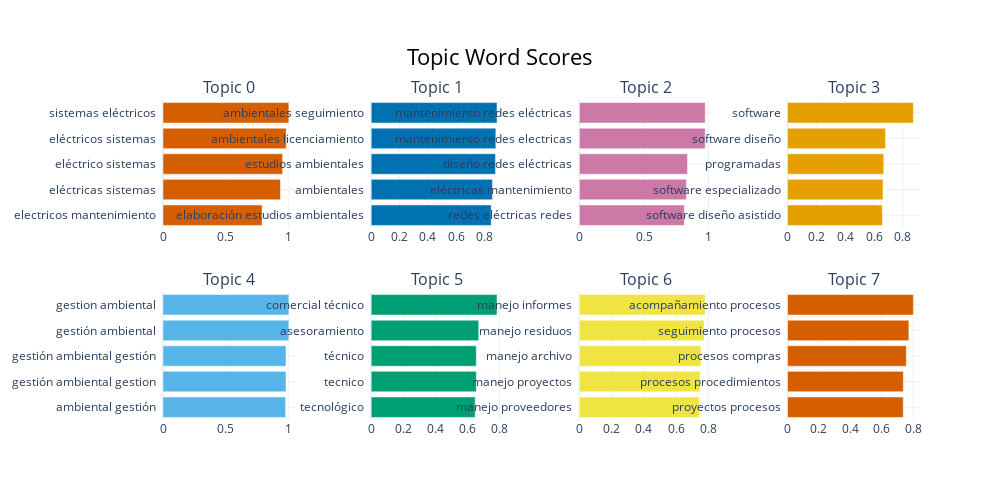

Here is the notebook cell this chart was saved with:
### Code cell
model.visualize_barchart()

### Figure 1 — Plotly figure (JSON) as saved in the notebook; plotly's stock layout.template omitted (floating-point values rounded to 4 significant figures)
{"data": [{"marker": {"color": "#D55E00"}, "orientation": "h", "type": "bar", "x": [0.7877, 0.9332, 0.9506, 0.9792, 1.0], "xaxis": "x", "y": ["electricos mantenimiento  ", "eléctricas sistemas  ", "eléctrico sistemas  ", "eléctricos sistemas  ", "sistemas eléctricos  "], "yaxis": "y"}, {"marker": {"color": "#0072B2"}, "orientation": "h", "type": "bar", "x": [0.8471, 0.856, 0.8777, 0.88, 0.8884], "xaxis": "x2", "y": ["elaboración estudios ambientales  ", "ambientales  ", "estudios ambientales  ", "ambientales licenciamiento  ", "ambientales seguimiento  "], "yaxis": "y2"}, {"marker": {"color": "#CC79A7"}, "orientation": "h", "type": "bar", "x": [0.8123, 0.828, 0.8366, 0.9733, 0.9733], "xaxis": "x3", "y": ["redes eléctricas redes  ", "eléctricas mantenimiento  ", "diseño redes eléctricas  ", "mantenimiento redes electricas  ", "mantenimiento redes eléctricas  "], "yaxis": "y3"}, {"marker": {"color": "#E69F00"}, "orientation": "h", "type": "bar", "x": [0.6584, 0.6625, 0.6679, 0.68, 0.8732], "xaxis": "x4", "y": ["software diseño asistido  ", "software especializado  ", "programadas  ", "software diseño  ", "software  "], "yaxis": "y4"}, {"marker": {"color": "#56B4E9"}, "orientation": "h", "type": "bar", "x": [0.9739, 0.9771, 0.9771, 1.0, 1.0], "xaxis": "x5", "y": ["ambiental gestión  ", "gestión ambiental gestion  ", "gestión ambiental gestión  ", "gestión ambiental  ", "gestion ambiental  "], "yaxis": "y5"}, {"marker": {"color": "#009E73"}, "orientation": "h", "type": "bar", "x": [0.6483, 0.6553, 0.6553, 0.6701, 0.7842], "xaxis": "x6", "y": ["tecnológico  ", "tecnico  ", "técnico  ", "asesoramiento  ", "comercial técnico  "], "yaxis": "y6"}, {"marker": {"color": "#F0E442"}, "orientation": "h", "type": "bar", "x": [0.7451, 0.7487, 0.7542, 0.7733, 0.7805], "xaxis": "x7", "y": ["manejo proveedores  ", "manejo proyectos  ", "manejo archivo  ", "manejo residuos  ", "manejo informes  "], "yaxis": "y7"}, {"marker": {"color": "#D55E00"}, "orientation": "h", "type": "bar", "x": [0.7371, 0.7374, 0.7566, 0.7727, 0.8015], "xaxis": "x8", "y": ["proyectos procesos  ", "procesos procedimientos  ", "procesos compras  ", "seguimiento procesos  ", "acompañamiento procesos  "], "yaxis": "y8"}], "layout": {"annotations": [{"font": {"size": 16}, "showarrow": false, "text": "Topic 0", "x": 0.0875, "xanchor": "center", "xref": "paper", "y": 1, "yanchor": "bottom", "yref": "paper"}, {"font": {"size": 16}, "showarrow": false, "text": "Topic 1", "x": 0.3625, "xanchor": "center", "xref": "paper", "y": 1, "yanchor": "bottom", "yref": "paper"}, {"font": {"size": 16}, "showarrow": false, "text": "Topic 2", "x": 0.6375, "xanchor": "center", "xref": "paper", "y": 1, "yanchor": "bottom", "yref": "paper"}, {"font": {"size": 16}, "showarrow": false, "text": "Topic 3", "x": 0.9125, "xanchor": "center", "xref": "paper", "y": 1, "yanchor": "bottom", "yref": "paper"}, {"font": {"size": 16}, "showarrow": false, "text": "Topic 4", "x": 0.0875, "xanchor": "center", "xref": "paper", "y": 0.4, "yanchor": "bottom", "yref": "paper"}, {"font": {"size": 16}, "showarrow": false, "text": "Topic 5", "x": 0.3625, "xanchor": "center", "xref": "paper", "y": 0.4, "yanchor": "bottom", "yref": "paper"}, {"font": {"size": 16}, "showarrow": false, "text": "Topic 6", "x": 0.6375, "xanchor": "center", "xref": "paper", "y": 0.4, "yanchor": "bottom", "yref": "paper"}, {"font": {"size": 16}, "showarrow": false, "text": "Topic 7", "x": 0.9125, "xanchor": "center", "xref": "paper", "y": 0.4, "yanchor": "bottom", "yref": "paper"}], "height": 500, "hoverlabel": {"bgcolor": "white", "font": {"family": "Rockwell", "size": 16}}, "showlegend": false, "title": {"font": {"color": "Black", "size": 22}, "text": "Topic Word Scores", "x": 0.5, "xanchor": "center", "yanchor": "top"}, "width": 1000, "xaxis": {"anchor": "y", "domain": [0, 0.175], "showgrid": true}, "xaxis2": {"anchor": "y2", "domain": [0.275, 0.45], "showgrid": true}, "xaxis3": {"anchor": "y3", "domain": [0.55, 0.725], "showgrid": true}, "xaxis4": {"anchor": "y4", "domain": [0.825, 1], "showgrid": true}, "xaxis5": {"anchor": "y5", "domain": [0, 0.175], "showgrid": true}, "xaxis6": {"anchor": "y6", "domain": [0.275, 0.45], "showgrid": true}, "xaxis7": {"anchor": "y7", "domain": [0.55, 0.725], "showgrid": true}, "xaxis8": {"anchor": "y8", "domain": [0.825, 1], "showgrid": true}, "yaxis": {"anchor": "x", "domain": [0.6, 1], "showgrid": true}, "yaxis2": {"anchor": "x2", "domain": [0.6, 1], "showgrid": true}, "yaxis3": {"anchor": "x3", "domain": [0.6, 1], "showgrid": true}, "yaxis4": {"anchor": "x4", "domain": [0.6, 1], "showgrid": true}, "yaxis5": {"anchor": "x5", "domain": [0, 0.4], "showgrid": true}, "yaxis6": {"anchor": "x6", "domain": [0, 0.4], "showgrid": true}, "yaxis7": {"anchor": "x7", "domain": [0, 0.4], "showgrid": true}, "yaxis8": {"anchor": "x8", "domain": [0, 0.4], "showgrid": true}}}
